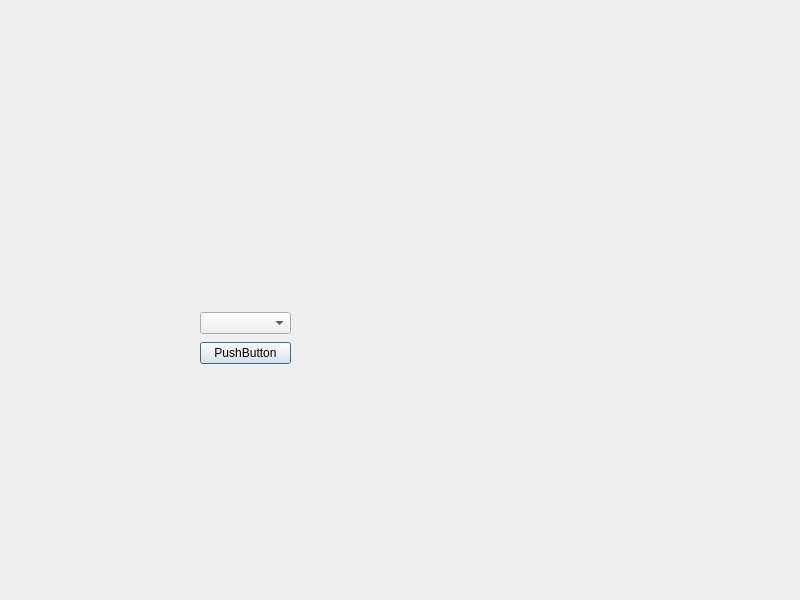
<?xml version="1.0" encoding="UTF-8"?>
<ui version="4.0">
 <class>Dialog</class>
 <widget class="QDialog" name="Dialog">
  <property name="geometry">
   <rect>
    <x>0</x>
    <y>0</y>
    <width>800</width>
    <height>600</height>
   </rect>
  </property>
  <property name="windowTitle">
   <string>Dialog</string>
  </property>
  <widget class="QWidget" name="">
   <property name="geometry">
    <rect>
     <x>200</x>
     <y>310</y>
     <width>91</width>
     <height>58</height>
    </rect>
   </property>
   <layout class="QVBoxLayout" name="verticalLayout">
    <item>
     <widget class="QComboBox" name="comboBox"/>
    </item>
    <item>
     <widget class="QPushButton" name="pushButton">
      <property name="text">
       <string>PushButton</string>
      </property>
     </widget>
    </item>
   </layout>
  </widget>
 </widget>
 <resources/>
 <connections/>
</ui>
